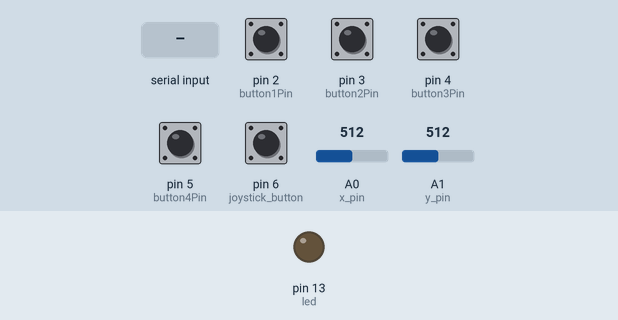
Recording of a sketch running on a simulated Arduino Leonardo, built with avr-gcc and run on an emulated ATmega32U4. On the bench: output pins drawn as LEDs (lit = HIGH). The inputs (shaded band) are chosen by the test bench; at power-on: pin 6 (joystick_button) HIGH, pin 2 (button1Pin), pin 3 (button2Pin), pin 4 (button3Pin), pin 5 (button4Pin) LOW, A0 (x_pin) = 512, A1 (y_pin) = 512. What the sketch prints to the serial monitor is not drawn.

Above: at 1.3 s.
1.4 s: "1" received over Serial
At 2.4 s:
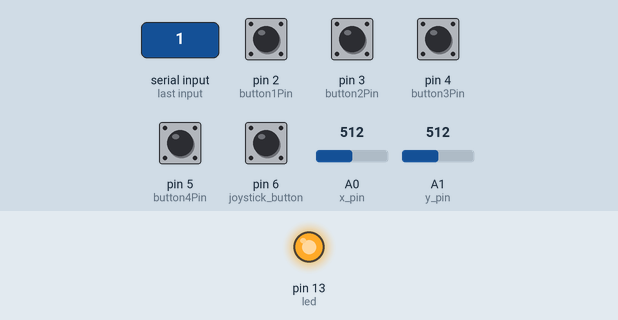
7.0 s: "0" received over Serial
At 7.5 s:
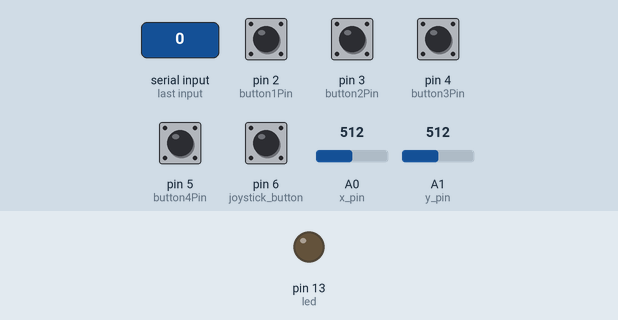
Timing chart, 0 to 10.0 s (numbered marks = the images above; inputs shaded):
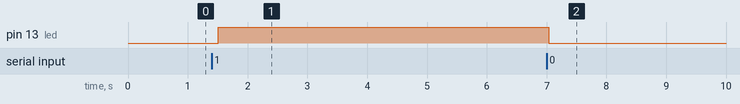

The sketch:

pySerial_arduino.ino
```cpp
#include <Joystick.h> // Khai báo thư viện Joystick

const int button1Pin = 2; // Khai báo chân button 1
const int button2Pin = 3; // Khai báo chân button 2
const int button3Pin = 4; // Khai báo chân button 3
const int button4Pin = 5; // Khai báo chân button 4
const int joystick_button = 6; // Khai báo chân digital của Joystick
const int x_pin = A0; // Khai báo chân analog của Jostick
const int y_pin = A1; // Khai báo chân analog của Joystick
const int led = 13; // Khai báo chân led

bool joystickPressed = false; // Khi chưa ấn nút thì joystick về false
bool buttonPressed = false; // Khi chưa ấn nút thì button về false

void setup() {
  pinMode(led, OUTPUT); // Cài đặt chân led là OUTPUT
  Serial.begin(9600); // Khởi động Serial với baudrate 9600
  pinMode(x_pin, INPUT); // Cài đặt chân x_pin là INPUT
  pinMode(y_pin, INPUT); // Cài đặt chân y_pin là INPUT
  pinMode(button1Pin, INPUT); // Cài đặt chân button1Pin là INPUT
  pinMode(button2Pin, INPUT); // Cài đặt chân button2Pin là INPUT
  pinMode(button3Pin, INPUT); // Cài đặt chân button3Pin là INPUT
  pinMode(button4Pin, INPUT); // Cài đặt chân button4Pin là INPUT
  pinMode(joystick_button, INPUT_PULLUP); // Cài đặt chân joystick_button là INPUT_PULLUP
}

void loop() {
  int button1State = digitalRead(button1Pin); // Đọc trạng thái của button 1
  int button2State = digitalRead(button2Pin); // Đọc trạng thái của button 2
  int button3State = digitalRead(button3Pin); // Đọc trạng thái của button 3
  int button4State = digitalRead(button4Pin); // Đọc trạng thái của button 4
  int x = analogRead(A0); // Đọc giá trị analog từ chân A0
  int y = analogRead(A1); // Đọc giá trị analog từ chân A1
  int joystickState = digitalRead(joystick_button); // Đọc trạng thái của nút joystick

  // Dữ liệu Joystick
  if (Serial.available()) { // Kiểm tra xem có dữ liệu đến từ cổng nối tiếp không
    char ch = Serial.read(); // Đọc tín hiệu từ cổng nối tiếp
    if (ch == '0') { // Nếu tín hiệu là '0'
      digitalWrite(led, LOW); // Tắt đèn LED
    } else if (ch == '1') { // Nếu tín hiệu là '1'
      digitalWrite(led, HIGH); // Bật đèn LED
    }
  }

  if (x >= 550) { // Nếu giá trị x lớn hơn hoặc bằng 550
    Serial.println("UP"); // In ra "UP"
  }
  if (x <= 100) { // Nếu giá trị x nhỏ hơn hoặc bằng 100
    Serial.println("DOWN"); // In ra "DOWN"
  }
  if (y >= 550) { // Nếu giá trị y lớn hơn hoặc bằng 550
    Serial.println("RIGHT"); // In ra "RIGHT"
  }
  if (y <= 100) { // Nếu giá trị y nhỏ hơn hoặc bằng 100
    Serial.println("LEFT"); // In ra "LEFT"
  }

  // Dữ liệu nút bấm
  Serial.print("Button 1: ");
  Serial.println(button1State); // In trạng thái của button 1
  Serial.print("Button 2: ");
  Serial.println(button2State); // In trạng thái của button 2
  Serial.print("Button 3: ");
  Serial.println(button3State); // In trạng thái của button 3
  Serial.print("Button 4: ");
  Serial.println(button4State); // In trạng thái của button 4

  // Dữ liệu nút Joystick
  Serial.print("JoystickButton:");
  Serial.println(joystickState); // In trạng thái của joystick button

  // Đặt lại trạng thái các nút
  if (joystickPressed && buttonPressed) {
    joystickPressed = false;
    buttonPressed = false;
  }

  delay(500); // Chờ 500ms
}
```

Measured:
- after the input at 1.4 s, pin 13 (led): LOW → HIGH after 0.11 s
- after the input at 7.0 s, pin 13 (led): HIGH → LOW at once
